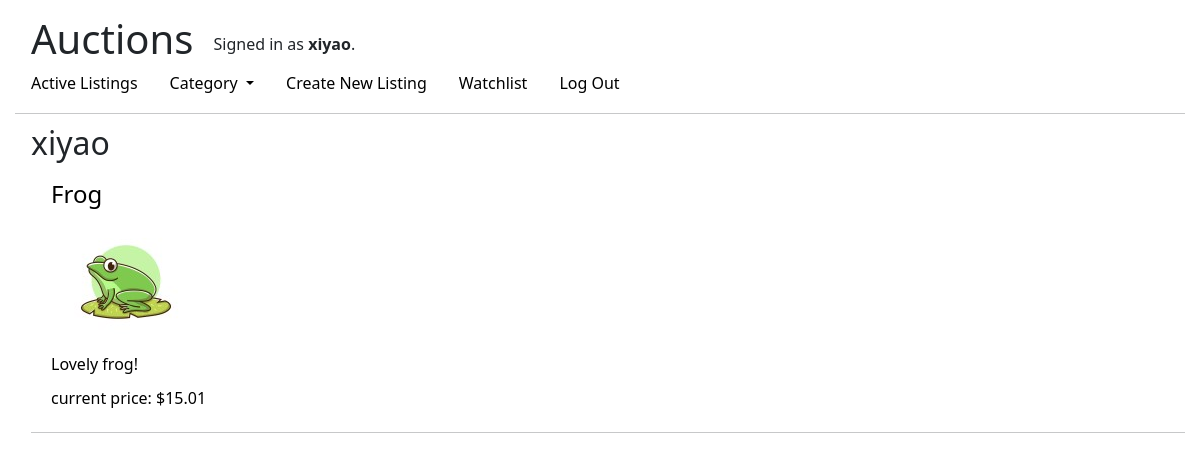
Page /user_page/1 (signed in) on the committed database.
### auctions/models.py (models this page shows, shortened)
class User(AbstractUser):
    pass
    watchlist = models.ManyToManyField('AuctionListing', related_name="watchers", null=True, blank=True)

class AuctionListing(models.Model):
    owner = models.ForeignKey(User, on_delete=models.CASCADE, related_name="listings")
    title = models.CharField(max_length=64)
    description = models.CharField(max_length=500)
    image = models.ImageField(upload_to="auctions", null=True, blank=True)
    comments = models.ManyToManyField(Comment, related_name="listing", null=True, blank=True)
    starting_bid = models.DecimalField(decimal_places=2, max_digits=6)
    active = models.BooleanField(default=True)
    categories = models.ManyToManyField(Category, related_name="listings")

class Bid(models.Model):
    bid_maker = models.ForeignKey(User, on_delete=models.CASCADE, related_name="bids")
    listing = models.ForeignKey(AuctionListing, on_delete=models.CASCADE, related_name="bids")
    price = models.DecimalField(decimal_places=2, max_digits=7)

### auctions/views.py (the view)
# urls.py: path("user_page/<str:id>", views.user_page, name="user_page")
def user_page(request, id):
    if User.objects.filter(id=id).exists():
        user = User.objects.get(id=id)
    listings = user.listings.all()
    new_listings = get_listing_set(listings)
    return render(request, "auctions/index.html", {
        "title": user.username,
        "listings": new_listings
    })

### auctions/helper.py (called while the page is built)
def get_listing_set(listings):
    new_listings = []
    for i in range(len(listings)):
        listing = listings[i]
        bid_num = listing.bids.count()
        if bid_num == 0:
            highest_bid = listing.starting_bid
        else:
            highest_bid = listing.bids.order_by("-price").first().price
        new_listings.append({
            "listing": listing,
            "highest_bid": highest_bid
        })
    return new_listings

### auctions/templates/auctions/index.html (shortened to what this page needs)
{% extends "auctions/layout.html" %}
{% block body %}
    <h2>{{ title }}</h2>
    {% for listing_set in listings %}
        <a href="{% url 'listing' id=listing_set.listing.id %}">
            <div>
            <h4>
                {{ listing_set.listing.title }}
            </h4>
            {% if listing_set.listing.image %}
                <img src="{{ listing_set.listing.image.url }}" alt="{{ listing_set.listing.title }}">
            {% endif %}
            <div>
                {{ listing_set.listing.description }}
            </div>
            <div>
                current price: ${{ listing_set.highest_bid }}
            </div>
            </div>
        </a>
        <hr>
    {% endfor %}
{% endblock %}

### auctions/templates/auctions/layout.html (shortened to what this page needs)
{% load static %}
<!DOCTYPE html>
<html lang="en">
    <head>
        <link href="{% static 'auctions/styles.css' %}" rel="stylesheet">
        <link rel="stylesheet" href="https://stackpath.bootstrapcdn.com/bootstrap/4.4.1/css/bootstrap.min.css">
        <link href="https://cdn.jsdelivr.net/npm/bootstrap@5.0.2/dist/css/bootstrap.min.css" rel="stylesheet">
    </head>
    <body>
        <div id="header">
            <h1>Auctions</h1>
            <div id="signin-info">
                {% if user.is_authenticated %}
                    Signed in as <strong>{{ user.username }}</strong>.
                {% else %}
                    Not signed in.
                {% endif %}
            </div>
        </div>
        <ul class="nav">
            <li class="nav-item">
                <a class="nav-link" href="{% url 'index' %}">Active Listings</a>
            </li>
            <li class="nav-item dropdown">
                <a class="nav-link dropdown-toggle" href="#" id="navbarDarkDropdownMenuLink" role="button" data-bs-toggle="dropdown" aria-expanded="false">
                  Category
                </a>
            </li>
            {% if user.is_authenticated %}
                <li class="nav-item">
                    <a class="nav-link" href="{% url 'create' %}">Create New Listing</a>
                </li>
                <li class="nav-item">
                    <a class="nav-link" href="{% url 'watchlist' %}">Watchlist</a>
                </li>
                <li class="nav-item">
                    <a class="nav-link" href="{% url 'logout' %}">Log Out</a>
                </li>
            {% endif %}
        </ul>
        <hr>
        <div id="content">
            {% block body %}
            {% endblock %}
        </div>
    </body>
</html>

### auctions/static/auctions/styles.css (style rules this page uses)
body { padding: 15px; }
body > div#content { padding-left: 1rem; }
body > hr { margin-top: 10px; margin-bottom: 10px; }
body > ul > li > a.nav-link { color: black; }
#header { padding-left: 1rem; padding-right: 1rem; }
#header > div { height:44px; line-height: 55px; display: inline-block; padding-left: 1rem; padding-right: 1rem; vertical-align:middle; }
#header > h1 { vertical-align: middle; display: inline; }
#content a { color: black; text-decoration: none; }
#content a h4 { padding-top: 5px; padding-left: 10px; }
#content a div { padding-left: 10px; padding-bottom: 5px; padding-top: 5px; }
#content a img { margin-left: 25px; margin-top: 5px; margin-bottom: 5px; max-width: 300px; max-height: auto; border-radius: 5px 5px; }
#content > hr { margin-top: 12px; margin-bottom: 12px; }

### rows in the picture
User: username "xiyao"
AuctionListing: listing "Frog", listing.image (picture), listing.description "Lovely frog!", highest_bid "15.01"
